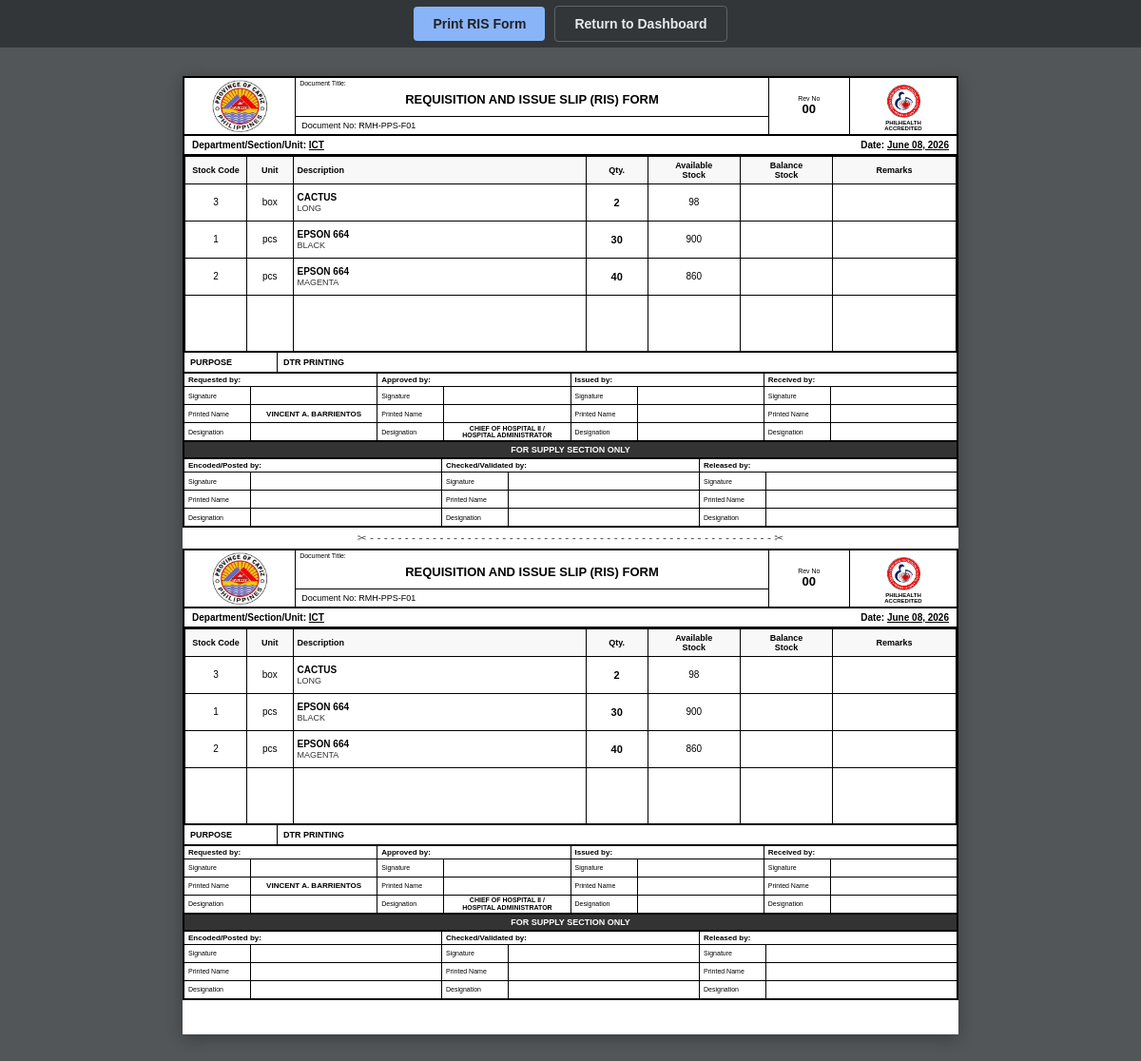
Screenshot of /print-bulk/9283d108-d646-4992-a96c-8f21341d254f with the database file from the repository.
### app.py (models this page shows)
class DepartmentRequest(db.Model):
    __tablename__ = 'department_requests'
    id = db.Column(db.Integer, primary_key=True)
    batch_id = db.Column(db.String(50), nullable=False)
    department_name = db.Column(db.String(100), nullable=False)
    requested_by = db.Column(db.String(100), nullable=False)
    supply_id = db.Column(db.Integer, db.ForeignKey('supplies.id'), nullable=False)
    quantity = db.Column(db.Integer, nullable=False)
    purpose = db.Column(db.String(255), nullable=False)
    status = db.Column(db.String(20), default='Pending')
    created_at = db.Column(db.DateTime, default=get_pht_time)
    supply = db.relationship('Supply', backref=db.backref('requests', lazy=True))

class Supply(db.Model):
    __tablename__ = 'supplies'
    id = db.Column(db.Integer, primary_key=True)
    name = db.Column(db.String(150), nullable=False)
    category = db.Column(db.String(100), nullable=True)
    description = db.Column(db.String(255), nullable=True)
    quantity = db.Column(db.Integer, nullable=False, default=0)
    unit = db.Column(db.String(50), nullable=False)
    reorder_level = db.Column(db.Integer, nullable=False, default=10)
    created_at = db.Column(db.DateTime, default=get_pht_time)
    updated_at = db.Column(db.DateTime, default=get_pht_time, onupdate=get_pht_time)

### app.py (the view)
@app.route('/print-bulk/<batch_id>')
def print_bulk(batch_id):
    batch_requests = DepartmentRequest.query.filter_by(batch_id=batch_id).all()
    if not batch_requests:
        return "Batch not found", 404
    return render_template('print_template.html', batch_requests=batch_requests)

### templates/print_template.html (shortened to what this page needs)
<!DOCTYPE html>
<html lang="en">
<head>
</head>
<body>
    <div class="print-toolbar">
        <button onclick="window.print()" class="btn-action btn-print">Print RIS Form</button>
        <a href="/portal" class="btn-action btn-back">Return to Dashboard</a>
    </div>
    <div class="paper-preview">
        {% for copy in range(2) %}
        <div class="form-container">
            <div class="header-table">
                <div class="header-col-1">
                    <img src="{{ url_for('static', filename='capiz.jpg') }}" class="capiz-logo" alt="Capiz">
                </div>
                <div class="header-col-2">
                    <div class="header-title-box">
                        <span class="doc-title-label">Document Title:</span>
                        <strong style="font-size: 13px; margin-top: 6px;">REQUISITION AND ISSUE SLIP (RIS) FORM</strong>
                    </div>
                    <div class="header-docno-box">Document No: RMH-PPS-F01</div>
                </div>
                <div class="header-col-3">
                    <span style="font-size: 7px;">Rev No</span>
                    <strong style="font-size: 13px;">00</strong>
                </div>
                <div class="header-col-4">
                    <img src="{{ url_for('static', filename='rmph.jpg') }}" class="rmph-logo" alt="RMPH">
                    <div style="font-size: 6px; font-weight: bold; text-align: center; margin-top: 2px;">PHILHEALTH<br>ACCREDITED</div>
                </div>
            </div>
            <div class="info-section">
                <div>Department/Section/Unit: <span style="text-decoration: underline; text-transform: uppercase;">{{ batch_requests[0].department_name }}</span></div>
                <div>Date: <span style="text-decoration: underline;">{{ batch_requests[0].created_at.strftime('%B %d, %Y') }}</span></div>
            </div>
            <table>
                <thead>
                    <tr>
                        <th class="col-code">Stock Code</th>
                        <th class="col-unit">Unit</th>
                        <th class="col-desc">Description</th>
                        <th class="col-qty">Qty.</th>
                        <th class="col-avail">Available<br>Stock</th>
                        <th class="col-bal">Balance<br>Stock</th>
                        <th class="col-rem">Remarks</th>
                    </tr>
                </thead>
                <tbody>
                    {% for item in batch_requests %}
                    <tr>
                        <td style="padding: 8px 4px;">{{ item.supply.id }}</td>
                        <td style="padding: 8px 4px;">{{ item.supply.unit }}</td>
                        <td class="col-desc" style="padding: 8px 4px;">
                            <strong>{{ item.supply.name }}</strong><br>
                            <span style="font-size: 9px; color: #333; text-transform: uppercase;">{{ item.supply.description }}</span>
                        </td>
                        <td style="font-weight: bold; font-size: 11px; padding: 8px 4px;">{{ item.quantity }}</td>
                        <td style="padding: 8px 4px;">{{ item.supply.quantity }}</td>
                        <td style="padding: 8px 4px;"></td>
                        <td style="padding: 8px 4px;"></td>
                    </tr>
                    {% endfor %}
                    <tr style="height: 100%;">
                        <td style="border-bottom: none;"></td>
                        <td style="border-bottom: none;"></td>
                        <td style="border-bottom: none;"></td>
                        <td style="border-bottom: none;"></td>
                        <td style="border-bottom: none;"></td>
                        <td style="border-bottom: none;"></td>
                        <td style="border-bottom: none;"></td>
                    </tr>
                </tbody>
            </table>
            <div class="purpose-section">
                <div class="purpose-label">PURPOSE</div>
                <div class="purpose-content">{{ batch_requests[0].purpose }}</div>
            </div>
            <div class="signature-grid">
                {% for title in ['Requested by:', 'Approved by:', 'Issued by:', 'Received by:'] %}
                <div class="sig-col">
                    <div class="sig-header">{{ title }}</div>
                    <div class="sig-row">
                        <div class="sig-label">Signature</div>
                        <div class="sig-value"></div>
                    </div>
                    <div class="sig-row">
                        <div class="sig-label">Printed Name</div>
                        <div class="sig-value">
                            {% if title == 'Requested by:' %}{{ batch_requests[0].requested_by }}{% endif %}
                        </div>
                    </div>
                    <div class="sig-row">
                        <div class="sig-label">Designation</div>
                        <div class="sig-value">
                            {% if title == 'Approved by:' %}
                                <span style="font-size: 7px; line-height: 1.1;">CHIEF OF HOSPITAL II /<br>HOSPITAL ADMINISTRATOR</span>
                            {% endif %}
                        </div>
                    </div>
                </div>
                {% endfor %}
            </div>
            <div class="supply-section-title">FOR SUPPLY SECTION ONLY</div>
            <div class="signature-grid" style="border-bottom: none;">
                {% for title in ['Encoded/Posted by:', 'Checked/Validated by:', 'Released by:'] %}
                <div class="sig-col">
                    <div class="sig-header">{{ title }}</div>
                    <div class="sig-row"><div class="sig-label">Signature</div><div class="sig-value"></div></div>
                    <div class="sig-row"><div class="sig-label">Printed Name</div><div class="sig-value"></div></div>
                    <div class="sig-row"><div class="sig-label">Designation</div><div class="sig-value"></div></div>
                </div>
                {% endfor %}
            </div>
        </div>
        {% if copy == 0 %}
            <div class="cut-line">✂ - - - - - - - - - - - - - - - - - - - - - - - - - - - - - - - - - - - - - - - - - - - - - - - - - - - - - - - - - - ✂</div>
        {% endif %}
        {% endfor %}
    </div>
</body>
</html>

### templates/print_template.html (style rules this page uses)
body { font-family: Arial, sans-serif; font-size: 10px; background-color: #525659; margin: 0; padding: 20px; }
.print-toolbar { position: fixed; top: 0; left: 0; right: 0; height: 50px; background-color: #323639; display: flex; align-items: center; justify-content: center; gap: 10px; z-index: 1000; }
.btn-action { padding: 10px 20px; font-size: 14px; font-weight: bold; border-radius: 4px; cursor: pointer; text-decoration: none; border: none; }
.btn-print { background-color: #8ab4f8; color: #202124; }
.btn-back { background-color: transparent; color: #e8eaed; border: 1px solid #5f6368; }
.paper-preview { background-color: #fff; width: 8.5in; height: 10.5in; margin: 60px auto 20px; box-shadow: 0 4px 15px rgba(0,0,0,0.3); box-sizing: border-box; display: flex; flex-direction: column; padding: 0; }
.form-container { width: 100%; height: 4.95in; border: 2px solid #000; box-sizing: border-box; display: flex; flex-direction: column; overflow: hidden; }
.header-table { display: flex; height: 65px; border-bottom: 2px solid #000; }
.header-col-1, .header-col-3 { display: flex; align-items: center; justify-content: center; border-right: 1px solid #000; padding: 2px; }
.header-col-1 { width: 14%; }
.header-col-3 { width: 10%; flex-direction: column; }
.header-col-2 { width: 62%; border-right: 1px solid #000; display: flex; flex-direction: column; }
.header-title-box { flex-grow: 1; border-bottom: 1px solid #000; display: flex; flex-direction: column; align-items: center; justify-content: center; position: relative; }
.doc-title-label { position: absolute; top: 2px; left: 4px; font-size: 7px; }
.header-docno-box { height: 18px; display: flex; align-items: center; padding-left: 6px; font-size: 9px; }
.header-col-4 { width: 14%; display: flex; flex-direction: column; align-items: center; justify-content: center; padding-top: 4px; }
.capiz-logo { max-height: 55px; max-width: 90%; object-fit: contain; }
.rmph-logo { max-height: 35px; max-width: 90%; object-fit: contain; }
.info-section { display: flex; justify-content: space-between; padding: 4px 8px; border-bottom: 2px solid #000; font-weight: bold; font-size: 10px; }
table { width: 100%; border-collapse: collapse; flex-grow: 1; height: 100%; }
th, td { border: 1px solid #000; padding: 4px; text-align: center; font-size: 10px; }
th { background-color: #f8f8f8; font-weight: bold; height: 18px; font-size: 9px; }
.col-code { width: 8%; }
.col-unit { width: 6%; }
.col-desc { width: 38%; text-align: left; }
.col-qty { width: 8%; }
.col-avail { width: 12%; }
.col-bal { width: 12%; }
.col-rem { width: 16%; }
.purpose-section { display: flex; border-bottom: 2px solid #000; border-top: 2px solid #000; font-size: 9px; align-items: stretch; min-height: 20px; }
.purpose-label { width: 85px; font-weight: bold; border-right: 1px solid #000; padding: 2px 6px; display: flex; align-items: center; }
.purpose-content { padding: 2px 6px; display: flex; align-items: center; flex-grow: 1; text-transform: uppercase; font-weight: bold; }
.signature-grid { display: flex; width: 100%; border-bottom: 2px solid #000; }
.sig-col { flex: 1; border-right: 1px solid #000; display: flex; flex-direction: column; }
.sig-col:last-child { border-right: none; }
.sig-header { padding: 2px 4px; border-bottom: 1px solid #000; font-weight: bold; font-size: 8px; }
.sig-row { display: flex; border-bottom: 1px solid #000; min-height: 18px; }
.sig-row:last-child { border-bottom: none; }
.sig-label { width: 65px; border-right: 1px solid #000; font-size: 7px; display: flex; align-items: center; padding-left: 4px; font-weight: normal; }
.sig-value { flex-grow: 1; display: flex; align-items: center; justify-content: center; font-weight: bold; font-size: 8px; text-align: center; text-transform: uppercase; }
.supply-section-title { background-color: #333; color: #fff; text-align: center; font-size: 9px; font-weight: bold; padding: 3px; border-bottom: 2px solid #000; -webkit-print-color-adjust: exact; print-color-adjust: exact; }
.cut-line { text-align: center; font-size: 12px; color: #555; height: 12px; line-height: 12px; overflow: hidden; margin: 0.05in 0; }

### rows the page displays
DepartmentRequest: department_name "ICT" "ICT", created_at "June 08, 2026" "June 08, 2026", supply.id "3", supply.unit "box", supply.name "CACTUS", supply.description "LONG", quantity "2", supply.quantity "98", purpose "DTR PRINTING" "DTR PRINTING", requested_by "VINCENT A. BARRIENTOS" "VINCENT A. BARRIENTOS"
DepartmentRequest: supply.id "1", supply.unit "pcs", supply.name "EPSON 664", supply.description "BLACK", quantity "30", supply.quantity "900"
DepartmentRequest: supply.id "2", supply.unit "pcs", supply.name "EPSON 664", supply.description "MAGENTA", quantity "40", supply.quantity "860"

### other values shown
{{ title }} "Requested by:" "Approved by:" "Issued by:" "Received by:" "Requested by:" "Approved by:" "Issued by:" "Received by:"
{{ title }} "Encoded/Posted by:" "Checked/Validated by:" "Released by:" "Encoded/Posted by:" "Checked/Validated by:" "Released by:"
